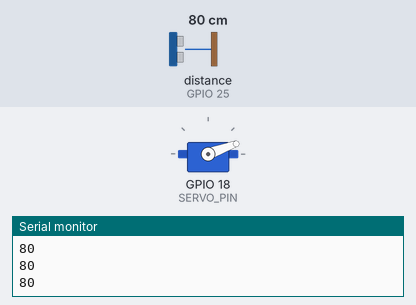
A sketch run on a simulated ESP32. On the bench: servo, the last lines printed to the serial monitor. Wiring (inferred from the names in the program): ultrasonic range finder: trigger GPIO 26; echo GPIO 25. Inputs (shaded band) come from the test bench; at power-on: distance to the obstacle (sensor on GPIO 25) 80 cm. The echo pulse lasts 58.3 µs per cm.

Above: at 1.2 s.
1.3 s: distance to the obstacle (sensor on GPIO 25) set to 11 cm
2.8 s: distance to the obstacle (sensor on GPIO 25) set to 8 cm
At 4.2 s:
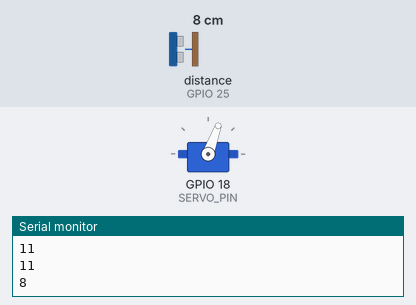
Timing chart, 0 to 9.5 s (numbered marks = the images above; inputs shaded):
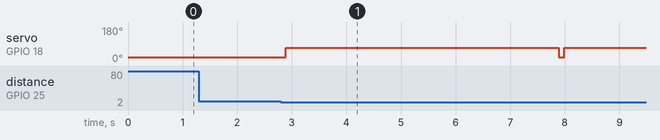

Measured:
- the behaviour switches between 10 and 9 cm on distance to the obstacle (sensor on GPIO 25) (found by bisection; images 0 and 1)
- after the input at 2.8 s, servo on GPIO 18 (SERVO_PIN): 20° → 70° after 0.09 s, → 20° 5.0 s later, → 70° 0.10 s later

The sketch:

esc32_synced_servo_test.ino
```cpp
#include <ESP32Servo.h>

// Pin definitions
const int SERVO_PIN = 18;
const int TRIG_PIN  = 26;
const int ECHO_PIN  = 25;

// Servo angles
const int OPEN  = 20;
const int CLOSED = 70;

// Trigger settings
const int TRIGGER_DISTANCE = 10;  // cm
const int CLOSE_TIME = 5000;       // 5 seconds

Servo servo;

void setup() {
  Serial.begin(115200);

  pinMode(TRIG_PIN, OUTPUT);
  pinMode(ECHO_PIN, INPUT);

  servo.attach(SERVO_PIN);
  servo.write(OPEN);  // Start open
}

void loop() {
  int distance = getDistance();
  Serial.println(distance);

  if (distance < TRIGGER_DISTANCE) {
    servo.write(CLOSED);
    delay(CLOSE_TIME);
    servo.write(OPEN);
  }

  delay(100);
}

int getDistance() {
  digitalWrite(TRIG_PIN, LOW);
  delayMicroseconds(2);
  digitalWrite(TRIG_PIN, HIGH);
  delayMicroseconds(10);
  digitalWrite(TRIG_PIN, LOW);

  long duration = pulseIn(ECHO_PIN, HIGH, 30000);
  if (duration == 0) return 999;

  return duration / 58;  // Convert to cm
}
```
